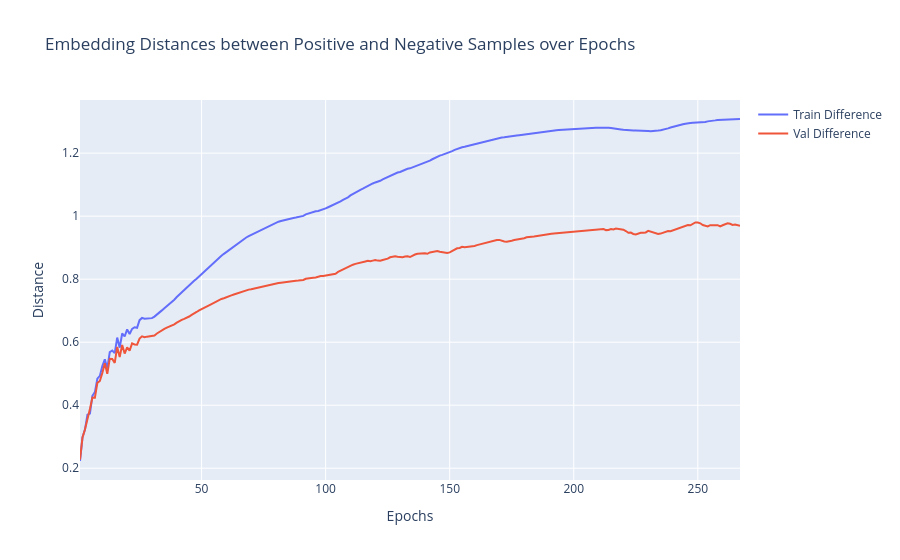

The cell this chart's notebook holds for it:
### Code cell
fig = go.Figure()
fig.add_trace(go.Scatter(x=epochs, y=train_dists_mean[:, 2], mode="lines", name="Train Difference"))
fig.add_trace(go.Scatter(x=epochs, y=val_dists_mean[:, 2], mode="lines", name="Val Difference"))

fig.update_layout(
    title="Embedding Distances between Positive and Negative Samples over Epochs",
    xaxis_title="Epochs",
    yaxis_title="Distance",
    hovermode="x unified",
)

fig.show()

### Figure 1 — Plotly figure (JSON) as saved in the notebook; plotly's stock layout.template omitted (floating-point values rounded to 4 significant figures; data arrays with more than 128 entries replaced by an {"elided": "..."} marker saying what was removed)
{"data": [{"mode": "lines", "name": "Train Difference", "type": "scatter", "x": {"elided": "267 int values"}, "y": {"elided": "267 float values"}}, {"mode": "lines", "name": "Val Difference", "type": "scatter", "x": {"elided": "267 int values"}, "y": {"elided": "267 float values"}}], "layout": {"hovermode": "x unified", "title": {"text": "Embedding Distances between Positive and Negative Samples over Epochs"}, "xaxis": {"title": {"text": "Epochs"}}, "yaxis": {"title": {"text": "Distance"}}}}
